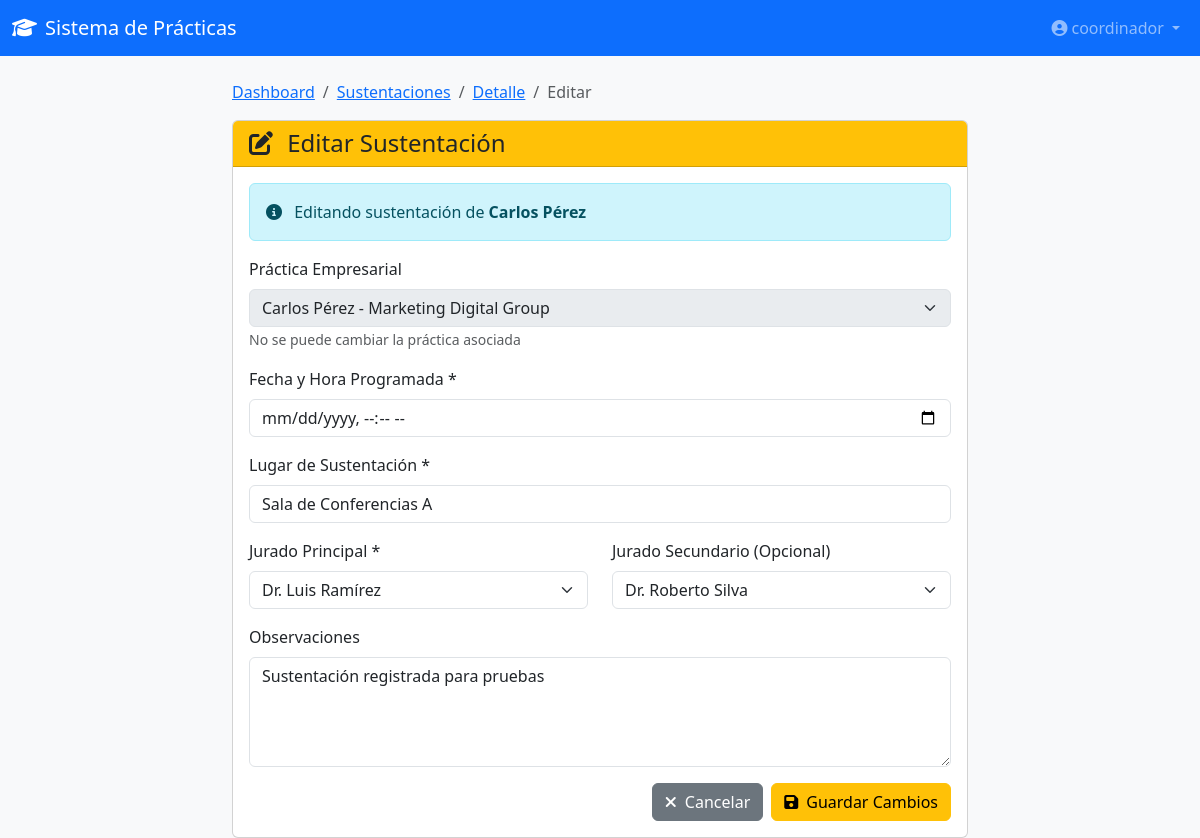
/sustentaciones/1/editar/ (signed in), run on the app's committed database.
### coordinacion/models.py (models this page shows, shortened)
class Sustentacion(models.Model):
    ESTADO_CHOICES = [
        ('PROGRAMADA', 'Programada'),
        ('APROBADA', 'Aprobada'),
        ('CANCELADA', 'Cancelada'),
    ]
    practica = models.OneToOneField(PracticaEmpresarial, on_delete=models.CASCADE, related_name='sustentacion')
    fecha_programada = models.DateTimeField()
    lugar = models.CharField(max_length=200)
    jurado_1 = models.ForeignKey(
        DocenteAsesor,
        on_delete=models.SET_NULL,
        null=True,
        related_name='sustentaciones_jurado1'
    )
    jurado_2 = models.ForeignKey(
        DocenteAsesor,
        on_delete=models.SET_NULL,
        null=True,
        blank=True,
        related_name='sustentaciones_jurado2'
    )
    estado = models.CharField(max_length=20, choices=ESTADO_CHOICES, default='PROGRAMADA')
    calificacion = models.DecimalField(max_digits=3, decimal_places=1, blank=True, null=True)
    observaciones = models.TextField(blank=True, null=True)
    acta_sustentacion = models.FileField(
        upload_to='sustentaciones/actas/',
        validators=[FileExtensionValidator(['pdf'])],
        blank=True,
        null=True
    )
    registrada_por = models.ForeignKey(Coordinador, on_delete=models.CASCADE, related_name='sustentaciones_registradas')
    fecha_registro = models.DateTimeField(auto_now_add=True)
    class Meta:
        verbose_name = 'Sustentación'
        verbose_name_plural = 'Sustentaciones'

class PracticaEmpresarial(models.Model):
    ESTADO_CHOICES = [
        ('EN_CURSO', 'En Curso'),
        ('FINALIZADA', 'Finalizada'),
        ('CANCELADA', 'Cancelada'),
    ]
    estudiante = models.ForeignKey(Estudiante, on_delete=models.CASCADE, related_name='practicas')
    empresa = models.ForeignKey(Empresa, on_delete=models.CASCADE, related_name='practicas')
    vacante = models.ForeignKey(Vacante, on_delete=models.SET_NULL, null=True, related_name='practicas')
    tutor_empresarial = models.ForeignKey(TutorEmpresarial, on_delete=models.SET_NULL, null=True,
                                          related_name='practicas_supervisadas')
    docente_asesor = models.ForeignKey(DocenteAsesor, on_delete=models.SET_NULL, null=True,
                                       related_name='practicas_asesoradas')
    fecha_inicio = models.DateField()
    fecha_fin_estimada = models.DateField()
    fecha_fin_real = models.DateField(blank=True, null=True)
    plan_practica = models.FileField(
        upload_to='practicas/planes/',
        validators=[FileExtensionValidator(['pdf'])],
        blank=True,
        null=True
    )
    plan_aprobado = models.BooleanField(default=False)
    estado = models.CharField(max_length=20, choices=ESTADO_CHOICES, default='INICIADA')
    asignada_por = models.ForeignKey(Coordinador, on_delete=models.CASCADE, related_name='practicas_asignadas')
    fecha_creacion = models.DateTimeField(auto_now_add=True)
    observaciones = models.TextField(blank=True, null=True)
    class Meta:
        verbose_name = 'Práctica Empresarial'
        verbose_name_plural = 'Prácticas Empresariales'
        ordering = ['-fecha_creacion']
    def __str__(self):
        return f"{self.estudiante.nombre_completo} - {self.empresa.razon_social}"

class Estudiante(models.Model):
    ESTADO_CHOICES = [
        ('APTO', 'Apto para Práctica'),
        ('EN_PRACTICA', 'En Práctica'),
        ('FINALIZADO', 'Práctica Finalizada'),
        ('NO_APTO', 'No Apto'),
    ]
    user = models.OneToOneField(User, on_delete=models.CASCADE, related_name='estudiante')
    codigo = models.CharField(max_length=20, unique=True)
    nombre_completo = models.CharField(max_length=200)
    email = models.EmailField()
    telefono = models.CharField(max_length=20)
    programa_academico = models.CharField(max_length=200)
    semestre = models.IntegerField()
    hoja_vida = models.FileField(
        upload_to='estudiantes/hojas_vida/',
        validators=[FileExtensionValidator(['pdf'])],
        blank=True,
        null=True
    )
    estado = models.CharField(max_length=20, choices=ESTADO_CHOICES, default='APTO')
    promedio_academico = models.DecimalField(max_digits=3, decimal_places=2, blank=True, null=True)
    fecha_registro = models.DateTimeField(auto_now_add=True)
    class Meta:
        verbose_name = 'Estudiante'
        verbose_name_plural = 'Estudiantes'
        ordering = ['nombre_completo']

### coordinacion/views.py (the view)
# urls.py: path('sustentaciones/<int:sustentacion_id>/editar/', views.sustentacion_editar, name='sustentacion_editar'),
@coordinator_required
def sustentacion_editar(request, sustentacion_id):
    sustentacion = get_object_or_404(Sustentacion, id=sustentacion_id)
    if sustentacion.estado != 'PROGRAMADA':
        messages.warning(
            request,
            f'No se puede editar una sustentación en estado "{sustentacion.get_estado_display()}"'
        )
        return redirect('coordinacion:sustentacion_detalle', sustentacion_id=sustentacion.id)
    if request.method == 'POST':
        form = SustentacionForm(request.POST, instance=sustentacion)
        if form.is_valid():
            sustentacion = form.save()
            messages.success(
                request,
                f'✅ Sustentación actualizada exitosamente'
            )
            return redirect('coordinacion:sustentacion_detalle', sustentacion_id=sustentacion.id)
        else:
            messages.error(request, '❌ Por favor corrige los errores en el formulario')
    else:
        form = SustentacionForm(instance=sustentacion)
    context = {
        'form': form,
        'sustentacion': sustentacion,
    }
    return render(request, 'coordinacion/sustentaciones/editar.html', context)

### coordinacion/models.py (called while the page is built)
    def __str__(self):
        return self.nombre_completo

### coordinacion/views.py (called while the page is built)
def coordinator_required(view_func):
    @wraps(view_func)
    def _wrapped_view(request, *args, **kwargs):
        if not request.user.is_authenticated:
            return redirect('coordinacion:login')
        if not hasattr(request.user, 'coordinador'):
            messages.error(request, 'Acceso denegado: se requiere rol Coordinador')
            return HttpResponseForbidden('Acceso denegado')
        return view_func(request, *args, **kwargs)
    return _wrapped_view

### coordinacion/templates/coordinacion/sustentaciones/editar.html (shortened to what this page needs)
{% extends 'coordinacion/base.html' %}
{% load static %}
{% block content %}
<nav class="navbar navbar-expand-lg navbar-dark bg-primary">
    <div class="container-fluid">
        <a class="navbar-brand" href="{% url 'coordinacion:dashboard' %}">
            <i class="fas fa-graduation-cap me-2"></i>Sistema de Prácticas
        </a>
        <div class="collapse navbar-collapse">
            <ul class="navbar-nav ms-auto">
                <li class="nav-item dropdown">
                    <a class="nav-link dropdown-toggle" href="#" role="button" data-bs-toggle="dropdown">
                        <i class="fas fa-user-circle me-1"></i>{{ request.user.username }}
                    </a>
                </li>
            </ul>
        </div>
    </div>
</nav>
<div class="container mt-4">
    <div class="row">
        <div class="col-lg-8 mx-auto">
            <nav aria-label="breadcrumb">
                <ol class="breadcrumb">
                    <li class="breadcrumb-item"><a href="{% url 'coordinacion:dashboard' %}">Dashboard</a></li>
                    <li class="breadcrumb-item"><a href="{% url 'coordinacion:sustentaciones_lista' %}">Sustentaciones</a></li>
                    <li class="breadcrumb-item"><a href="{% url 'coordinacion:sustentacion_detalle' sustentacion.id %}">Detalle</a></li>
                    <li class="breadcrumb-item active">Editar</li>
                </ol>
            </nav>
            <div class="card">
                <div class="card-header bg-warning text-dark">
                    <h4 class="mb-0">
                        <i class="fas fa-edit me-2"></i>
                        Editar Sustentación
                    </h4>
                </div>
                <div class="card-body">
                    <div class="alert alert-info">
                        <i class="fas fa-info-circle me-2"></i>
                        Editando sustentación de <strong>{{ sustentacion.practica.estudiante.nombre_completo }}</strong>
                    </div>
                    <form method="post" novalidate>
                        <div class="mb-3">
                            <label for="{{ form.practica.id_for_label }}" class="form-label">
                                {{ form.practica.label }}
                            </label>
                            {{ form.practica }}
                            <small class="text-muted">No se puede cambiar la práctica asociada</small>
                        </div>
                        <div class="mb-3">
                            <label for="{{ form.fecha_programada.id_for_label }}" class="form-label">
                                {{ form.fecha_programada.label }} *
                            </label>
                            {{ form.fecha_programada }}
                        </div>
                        <div class="mb-3">
                            <label for="{{ form.lugar.id_for_label }}" class="form-label">
                                {{ form.lugar.label }} *
                            </label>
                            {{ form.lugar }}
                        </div>
                        <div class="row">
                            <div class="col-md-6">
                                <div class="mb-3">
                                    <label for="{{ form.jurado_1.id_for_label }}" class="form-label">
                                        {{ form.jurado_1.label }} *
                                    </label>
                                    {{ form.jurado_1 }}
                                </div>
                            </div>
                            <div class="col-md-6">
                                <div class="mb-3">
                                    <label for="{{ form.jurado_2.id_for_label }}" class="form-label">
                                        {{ form.jurado_2.label }}
                                    </label>
                                    {{ form.jurado_2 }}
                                </div>
                            </div>
                        </div>
                        <div class="mb-3">
                            <label for="{{ form.observaciones.id_for_label }}" class="form-label">
                                {{ form.observaciones.label }}
                            </label>
                            {{ form.observaciones }}
                        </div>
                        <div class="d-flex gap-2 justify-content-end">
                            <a href="{% url 'coordinacion:sustentacion_detalle' sustentacion.id %}" class="btn btn-secondary">
                                <i class="fas fa-times me-2"></i>Cancelar
                            </a>
                            <button type="submit" class="btn btn-warning">
                                <i class="fas fa-save me-2"></i>Guardar Cambios
                            </button>
                        </div>
                    </form>
                </div>
            </div>
        </div>
    </div>
</div>
{% endblock %}

### coordinacion/static/coordinacion/css/style.css (style rules this page uses)
:root { --primary-color: #0d6efd; --secondary-color: #6c757d; --success-color: #198754; --danger-color: #dc3545; --warning-color: #ffc107; --info-color: #0dcaf0; }
body { font-family: 'Segoe UI', Tahoma, Geneva, Verdana, sans-serif; background-color: #f8f9fa; }

### data on the page
Sustentacion: practica.estudiante.nombre_completo "Carlos Pérez", practica "Carlos Pérez - Marketing Digital Group", lugar "Sala de Conferencias A", jurado_1 "Dr. Luis Ramírez", jurado_2 "Dr. Roberto Silva", observaciones "Sustentación registrada para pruebas"

### other printed values
{{ request.user.username }} "coordinador"
